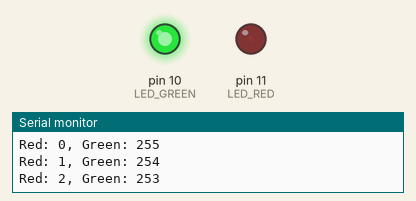
The sketch below on a simulated Arduino Uno, built with avr-gcc and run on an emulated ATmega328P. Shown: output pins drawn as LEDs (lit = HIGH), the last lines printed to the serial monitor.

Above: at 0.05 s.
At 2.55 s:
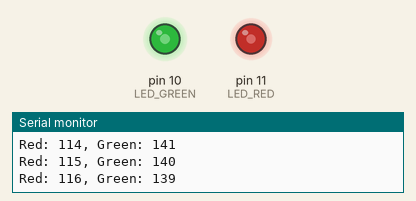
At 5.05 s:
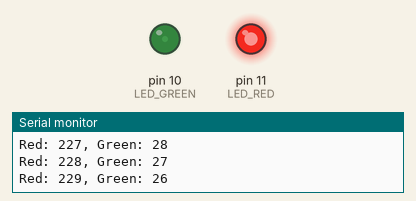
At 10.05 s:
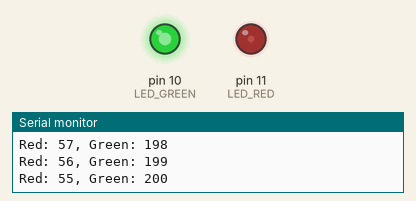
Timing chart, 0 to 14.6 s (numbered marks = the images above):
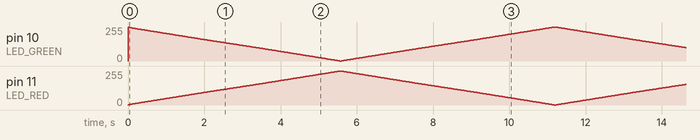

The sketch:

exercise_3.ino
```cpp
// LED 아날로그 출력
#define LED_RED 11
#define LED_GREEN 10

void setup() {
  Serial.begin(9600);
  pinMode(LED_RED, OUTPUT);
  pinMode(LED_GREEN, OUTPUT);
}

void loop() {
  for (int valBright = 0; valBright <= 255; valBright++) {
    analogWrite(LED_RED, valBright);
    analogWrite(LED_GREEN, 255 - valBright);
    Serial.print("Red: ");
    Serial.print(valBright);
    Serial.print(", Green: ");
    Serial.println(255 - valBright);
    delay(10);
  }

  for (int valBright = 255; valBright >= 0; valBright--) {
    analogWrite(LED_RED, valBright);
    analogWrite(LED_GREEN, 255 - valBright);
    Serial.print("Red: ");
    Serial.print(valBright);
    Serial.print(", Green: ");
    Serial.println(255 - valBright);
    delay(10);
  }
}
```
